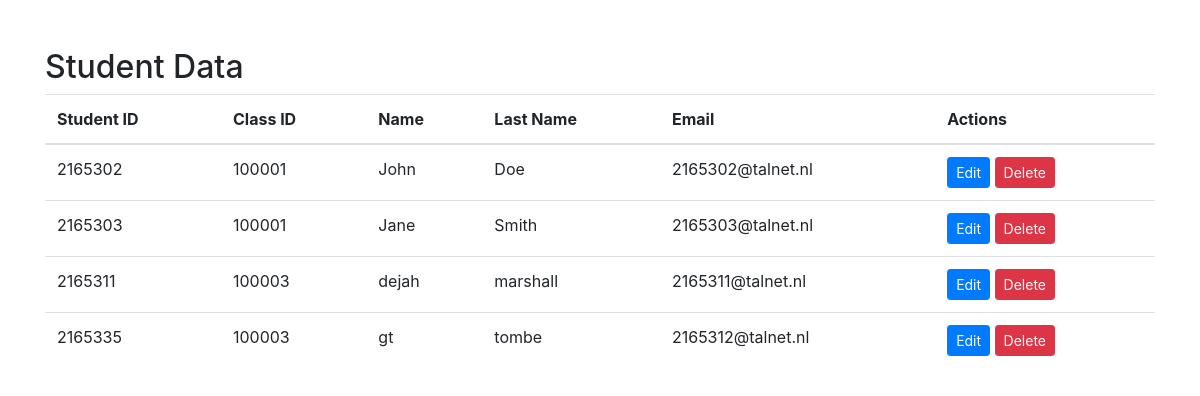
The page /database_eindopd/Main-elements/Studenten/StudentData.php on the database as committed earlier.
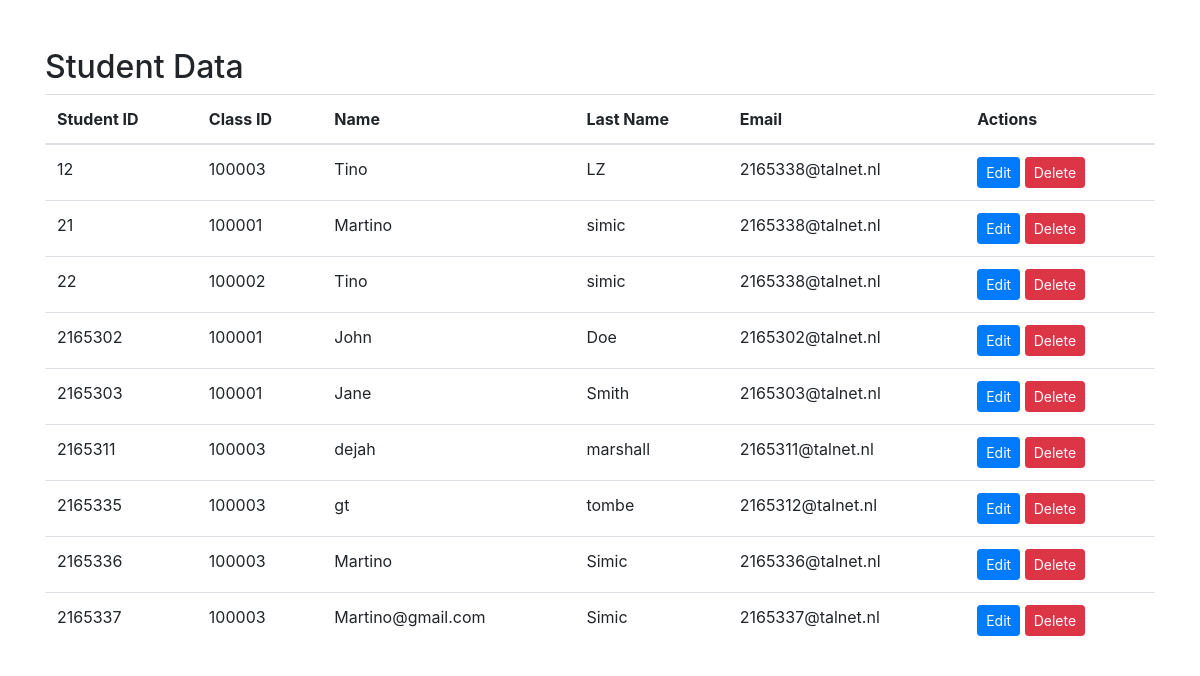
The same page on the database as committed later.
### tables this page shows
CREATE TABLE `studenten` (
  `student_id` int(11) NOT NULL,
  `gebruiker_id` int(11) DEFAULT NULL,
  `klas_id` int(11) DEFAULT NULL,
  `naam` varchar(255) NOT NULL,
  `achternaam` varchar(255) NOT NULL,
  `email` varchar(255) DEFAULT '@talnet.nl',
  `password_hash` varchar(255) NOT NULL,
  `mentor_id` int(11) DEFAULT NULL
);

### database_eindopd/Db_connection.php (called while the page is built, shortened)
    <?php
    class DB {
    private $pdo;
    public function __construct($db, $host = "localhost", $port = "3306", $user = "root", $pass = "") {
        try {
            $this->pdo = new PDO("mysql:host=$host;port=$port;dbname=$db", $user, $pass);
            $this->pdo->setAttribute(PDO::ATTR_ERRMODE, PDO::ERRMODE_EXCEPTION);
        } catch (PDOException $e) {
            throw new Exception("Database connection error: " . $e->getMessage());
        }
    }
    public function exec($sql, $placeholders = null) {
        $stmt = $this->pdo->prepare($sql);
        $stmt->execute($placeholders);
        return $stmt;
    }
}

### database_eindopd/Main-elements/Studenten/Student.php (called while the page is built, shortened)
<?php
require_once '../../Db_connection.php';
class Student {
    private $db;
    public function __construct($db) {
        $this->db = $db;
    }
    public function selectStudenten() {
        return $this->db->exec("SELECT * FROM studenten");
    }
}
?>

### database_eindopd/Main-elements/Studenten/StudentData.php (the view, shortened to what this page needs)
<?php
require_once 'Student.php';
require_once '../../Db_connection.php';
$myDb = new DB('itlyceum');
$student = new Student($myDb);
$students = $student->selectStudenten();
?>
<!DOCTYPE html>
<html lang="en">
<head>
    <link rel="stylesheet" href="https://stackpath.bootstrapcdn.com/bootstrap/4.5.2/css/bootstrap.min.css">
</head>
<body>
    <div class="container mt-5">
        <div class="row">
            <div class="col-md-12">
                <h2>Student Data</h2>
                <table class="table">
                    <thead>
                        <tr>
                            <th>Student ID</th>
                            <th>Class ID</th>
                            <th>Name</th>
                            <th>Last Name</th>
                            <th>Email</th>
                            <th>Actions</th>
                        </tr>
                    </thead>
                    <tbody>
                        <?php foreach ($students as $student): ?>
                            <tr>
                                <td><?php echo htmlspecialchars($student['student_id']); ?></td>
                                <td><?php echo htmlspecialchars($student['klas_id']); ?></td>
                                <td><?php echo htmlspecialchars($student['naam']); ?></td>
                                <td><?php echo htmlspecialchars($student['achternaam']); ?></td>
                                <td><?php echo htmlspecialchars($student['email']); ?></td>
                                <td>
                                    <a href="edit_student.php?student_id=<?php echo $student['student_id']; ?>" class="btn btn-primary btn-sm">Edit</a>
                                    <a href="delete_student.php?student_id=<?php echo $student['student_id']; ?>" class="btn btn-danger btn-sm" onclick="return confirm('Are you sure you want to delete this student?')">Delete</a>
                                </td>
                            </tr>
                        <?php endforeach; ?>
                    </tbody>
                </table>
            </div>
        </div>
    </div>
</body>
</html>

Rows that differ between the two databases and show on the page:
added studenten: student_id "12", klas "100003", naam "Tino", achternaam "LZ", email "2165338@talnet.nl"
added studenten: student_id "21", klas "100001", naam "Martino", achternaam "simic", email "2165338@talnet.nl"
added studenten: student_id "22", klas "100002", naam "Tino", achternaam "simic", email "2165338@talnet.nl"
added studenten: student_id "2165336", klas "100003", naam "Martino", achternaam "Simic", email "2165336@talnet.nl"
added studenten: student_id "2165337", klas "100003", naam "Martino@gmail.com", achternaam "Simic", email "2165337@talnet.nl"
